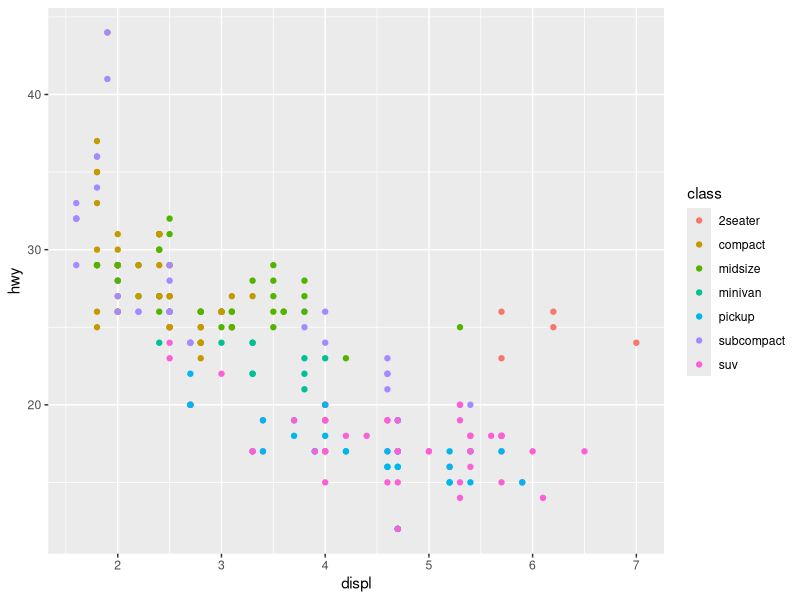
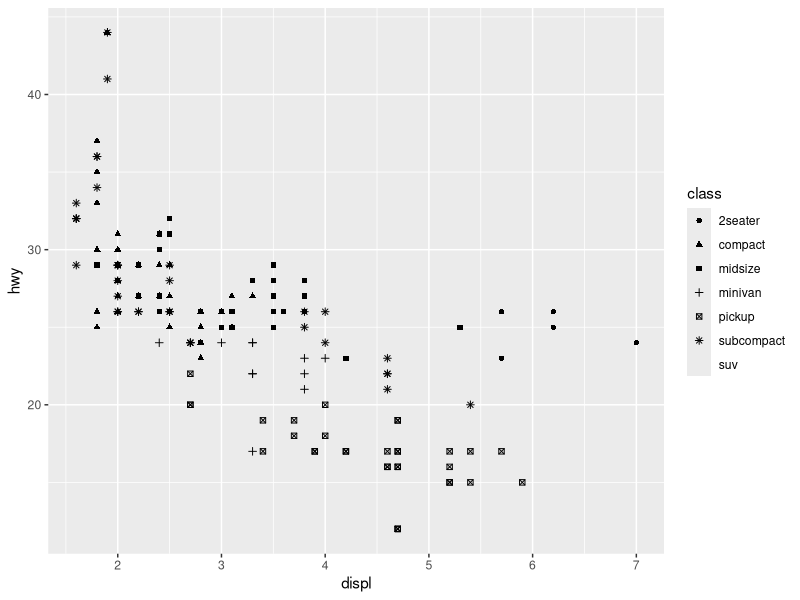
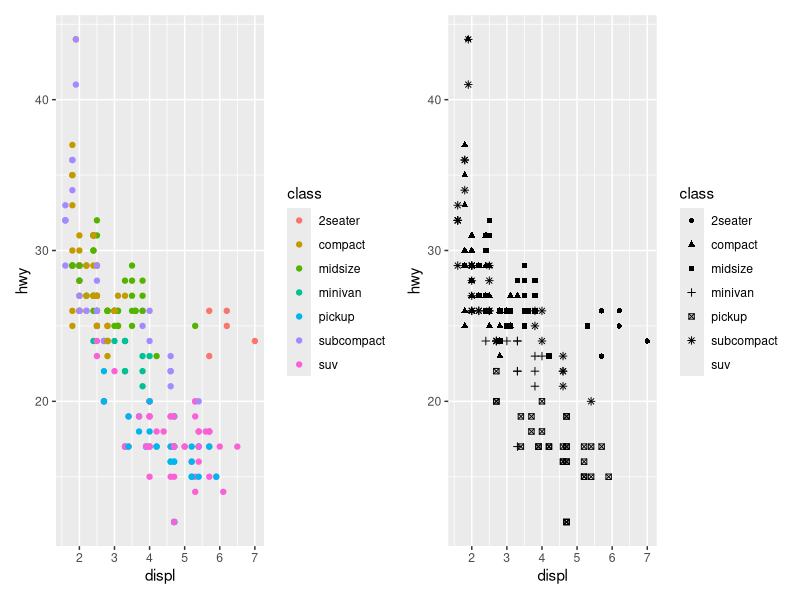
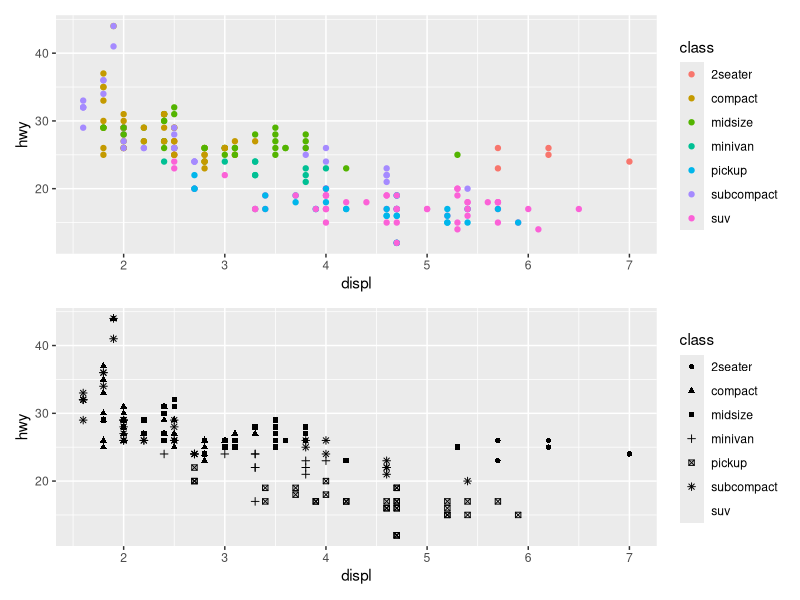
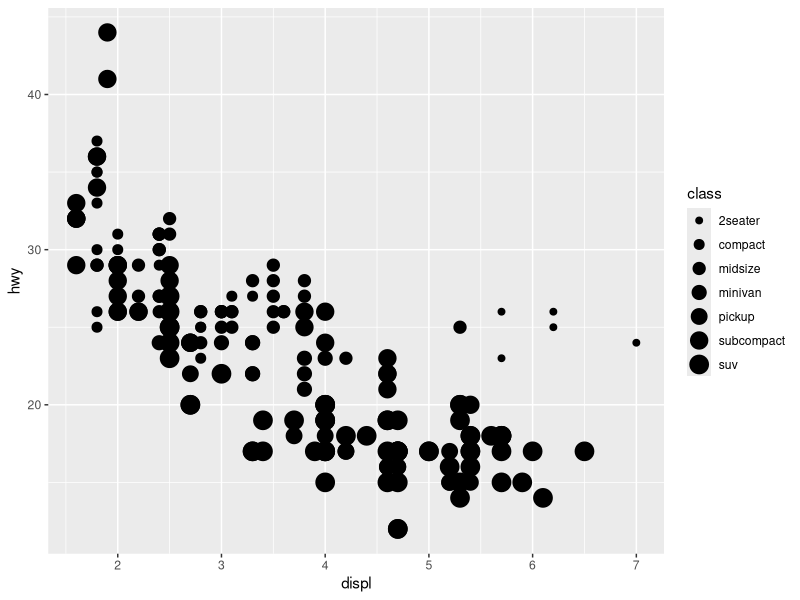
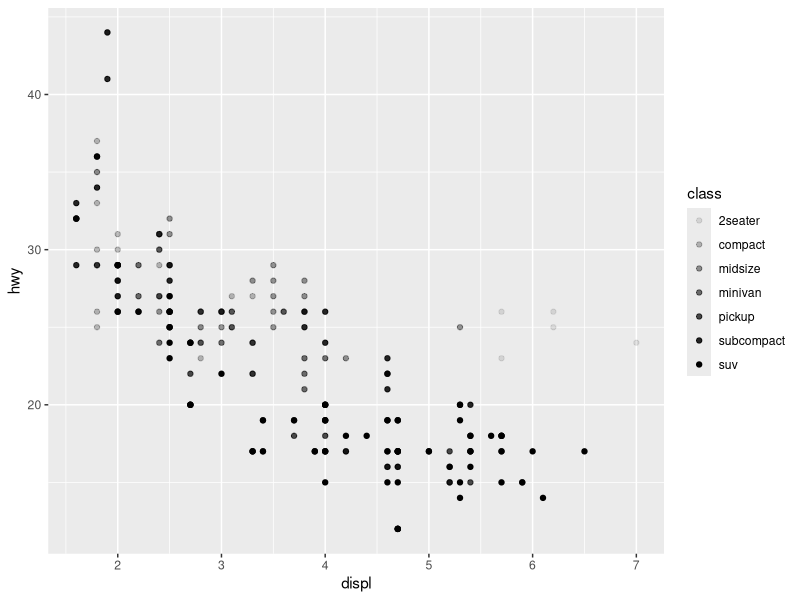
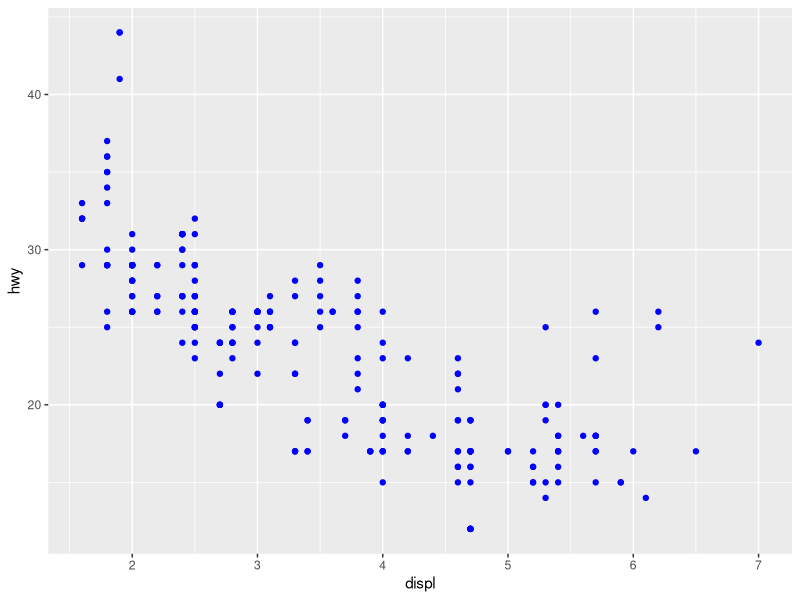
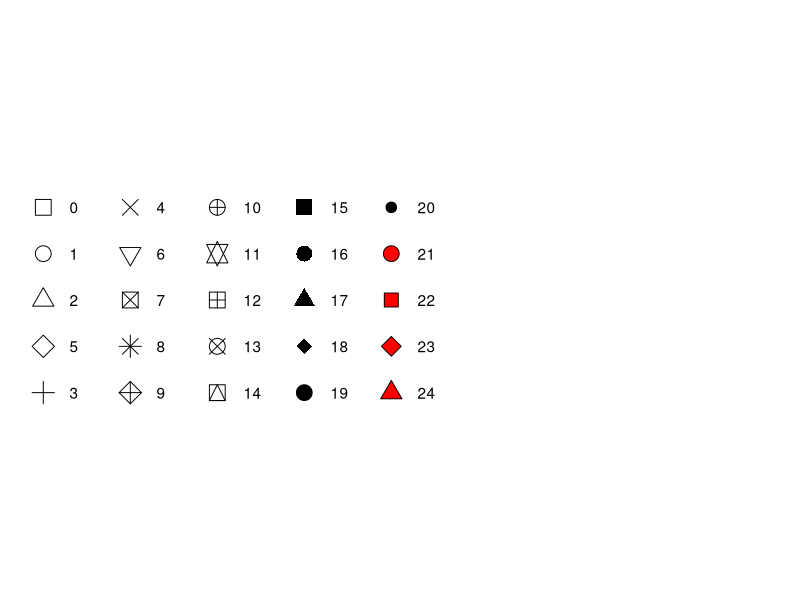

These charts were generated, in order, by the following R code:
## ---- chunk 1
library(tidyverse)           # for ggplot2
library(patchwork)           # for combining plots
library(scales)              # for axis formatting
## ---- chunk 2
?mpg
names(mpg)
## ---- chunk 3
# Mapping class to color works well
ggplot(mpg, aes(x = displ, y = hwy, color = class)) +
  geom_point()
## ---- chunk 4
# Mapping class to shape produces warnings
ggplot(mpg, aes(x = displ, y = hwy, shape = class)) +
  geom_point()
## ---- chunk 5
# Save plots to variables
p1 <- ggplot(mpg, aes(x = displ, y = hwy, color = class)) +
  geom_point()

p2 <- ggplot(mpg, aes(x = displ, y = hwy, shape = class)) +
  geom_point()

# Combine side-by-side with +
p1 + p2
## ---- chunk 6
# Stack plots vertically
p1 / p2
## ---- chunk 7
# class mapped to size
ggplot(mpg, aes(x = displ, y = hwy, size = class)) +
  geom_point() 
## ---- chunk 8
# class mapped to alpha
ggplot(mpg, aes(x = displ, y = hwy, alpha = class)) +
  geom_point() 
## ---- chunk 9
ggplot(mpg, aes(x = displ, y = hwy)) + 
  geom_point(color = "blue") 
## ---- chunk 10
shapes <- tibble(
  shape = c(0, 1, 2, 5, 3, 4, 6:19, 20, 21, 22, 23, 24),
  x = (0:24 %/% 5) / 2,
  y = (-(0:24 %% 5)) / 4
)
ggplot(shapes, aes(x, y)) + 
  geom_point(aes(shape = shape), size = 5, fill = "red") +
  geom_text(aes(label = shape), hjust = 0, nudge_x = 0.15) +
  scale_shape_identity() +
  expand_limits(x = 4.1) +
  scale_x_continuous(NULL, breaks = NULL) + 
  scale_y_continuous(NULL, breaks = NULL, limits = c(-1.2, 0.2)) + 
  theme_minimal() +
  theme(aspect.ratio = 1/2.75)
## ---- chunk 11
# color varies by class (class is a column in mpg)
ggplot(mpg, aes(x = displ, y = hwy, color = class)) +
  geom_point()
## ---- chunk 12
# all points are pink
ggplot(mpg, aes(x = displ, y = hwy)) +
  geom_point(color = "pink", size = 3)
## ---- chunk 13
ggplot(mpg, aes(x = hwy, y = displ)) +
  geom_point(color = "pink", shape = 24, size = 3, fill = "pink")
## ---- chunk 14
ggplot(mpg) + 
  geom_point(aes(x = displ, y = hwy, color = "blue"))
## ---- chunk 15
# Correct: color is a constant, so it goes outside aes()
ggplot(mpg) + 
  geom_point(aes(x = displ, y = hwy), color = "blue")
## ---- chunk 16
# Correct: class is from data, so it goes inside aes()
ggplot(mpg, aes(x = displ, y = hwy)) +
  geom_point(aes(color = class), size = 3)
## ---- chunk 17
# Stroke controls the width of the edge/border for the shapes (21-25)
# that have a fill aesthetic.
 
ggplot(mpg) + 
  geom_point(
    aes(x = displ, y = hwy),
    shape = 24,
    fill = "purple",
    color = "red",
    stroke = 2,
    size = 8
  )
## ---- chunk 18
ggplot(mpg) + geom_point(aes(x = displ, y = hwy))
## ---- chunk 19
# It creates a logical variable with values `TRUE` and `FALSE` 
# for cars with displacement values below and above 5. 

# Notice color is inside aes() because we're creating a variable
# from the data (the result of displ < 5).

ggplot(mpg) + 
  geom_point(aes(x = displ, y = hwy, color = displ < 5)) 
## ---- chunk 20
# Scatterplot
ggplot(mpg, aes(x = displ, y = hwy)) +  
  geom_point() 
## ---- chunk 21
# Smooth line
ggplot(mpg, aes(x = displ, y = hwy)) + 
  geom_smooth()
## ---- chunk 22
# Shape doesn't work with geom_smooth - no legend appears
ggplot(mpg, aes(x = displ, y = hwy, shape = drv)) + 
  geom_smooth()
## ---- chunk 23
# Linetype DOES work with geom_smooth
ggplot(mpg, aes(x = displ, y = hwy, linetype = drv)) + 
  geom_smooth()
## ---- chunk 24
ggplot(mpg, aes(x = displ, y = hwy, color = drv)) +
  geom_point() + 
  geom_smooth(aes(linetype = drv))
## ---- chunk 25
ggplot(mpg, aes(x = displ, y = hwy)) +
  geom_point() +
  geom_point(
    data = mpg |> filter(class == '2seater'),
    color = "red",
    size = 3
  )
## ---- chunk 26
# Histogram shows distribution
ggplot(mpg, aes(x = hwy)) + 
  geom_histogram(binwidth = 2)
## ---- chunk 27
# Density plot shows smooth distribution
ggplot(mpg, aes(x = hwy)) + 
  geom_density()
## ---- chunk 28
# Boxplot shows summary statistics and outliers
ggplot(mpg, aes(x = hwy)) + 
  geom_boxplot()
## ---- chunk 29
ggplot(mpg, aes(x = displ, y = hwy)) +
  geom_smooth(aes(color = drv), show.legend = FALSE)
## ---- chunk 30
ggplot(mpg, aes(x = displ, y = hwy)) +
  geom_smooth(aes(color = drv))
## ---- chunk 31
ggplot(mpg, aes(x = displ, y = hwy)) +
  geom_smooth(se = FALSE)
## ---- chunk 32
ggplot(mpg, aes(x = displ, y = hwy)) +
  geom_point() +
  geom_smooth()

ggplot() +
  geom_point(data = mpg, mapping = aes(x = displ, y = hwy)) +
  geom_smooth(data = mpg, mapping = aes(x = displ, y = hwy))
## ---- chunk 33
ggplot(mpg, aes(x = displ, y = hwy)) +
  geom_point() +
  facet_wrap(~ class, nrow = 2)
## ---- chunk 34
ggplot(mpg, aes(x = displ, y = hwy)) +
  geom_point() +
  facet_grid(drv ~ cyl)
## ---- chunk 35
ggplot(mpg, aes(x = displ, y = hwy)) +
  geom_point() +
  facet_grid(drv ~ cyl, scales = "free_y")
## ---- chunk 36
ggplot(mpg, aes(x = drv, y = cyl)) + 
  geom_point()
## ---- chunk 37
ggplot(mpg, aes(x = drv, y = cyl)) + 
  geom_point() +
  facet_wrap(~ hwy)
## ---- chunk 38
ggplot(mpg, aes(x = drv, y = cyl)) + 
  geom_point()
## ---- chunk 39
ggplot(mpg, aes(x = drv, y = cyl)) + 
  geom_point() +
  facet_grid(drv ~ cyl)
## ---- chunk 40
ggplot(mpg, aes(x = displ, y = hwy)) +
  geom_point() +
  facet_grid(drv ~ .)

ggplot(mpg, aes(x = displ, y = hwy)) +
  geom_point() +
  facet_grid(. ~ cyl)
## ---- chunk 41
ggplot(mpg, aes(x = displ, y = hwy)) +
  geom_point() +
  facet_grid(drv ~ .)

ggplot(mpg, aes(x = displ, y = hwy)) +
  geom_point() +
  facet_grid(. ~ cyl)
## ---- chunk 42
ggplot(mpg, aes(x = displ, y = hwy)) +
  geom_point() +
  facet_wrap(~ class, nrow = 2)
## ---- chunk 43
# Faceting - easier to see within-class patterns
ggplot(mpg, aes(x = displ, y = hwy)) +
  geom_point() +
  facet_wrap(~ class, nrow = 2)

# Color - easier to compare across classes
ggplot(mpg, aes(x = displ, y = hwy, color = class)) +
  geom_point()
## ---- chunk 44
ggplot(diamonds, aes(x = cut)) + 
  geom_bar()
## ---- chunk 45
diamonds |>
  count(cut) |>
  ggplot(aes(x = cut, y = n)) +
  geom_bar(stat = "identity")
## ---- chunk 46
ggplot(diamonds, aes(x = cut, y = after_stat(prop), group = 1)) +
  geom_bar()
## ---- chunk 47
# geom_bar counts for you
ggplot(mpg, aes(x = class)) + 
  geom_bar()

# geom_col requires pre-counted data
mpg |>
  count(class) |>
  ggplot(aes(x = class, y = n)) +
  geom_col()
## ---- chunk 48
# Color only affects the outline
ggplot(mpg, aes(x = drv, color = drv)) + 
  geom_bar()
## ---- chunk 49
# Fill colors the inside of the bars
ggplot(mpg, aes(x = drv, fill = drv)) + 
  geom_bar()
## ---- chunk 50
ggplot(mpg, aes(x = drv, fill = class)) + 
  geom_bar()
## ---- chunk 51
# Fill makes all bars the same height (shows proportions)
ggplot(mpg, aes(x = drv, fill = class)) +
  geom_bar(position = "fill")
## ---- chunk 52
# Dodge places bars side-by-side
ggplot(mpg, aes(x = drv, fill = class)) +
  geom_bar(position = "dodge")
## ---- chunk 53
ggplot(mpg, aes(x = displ, y = hwy)) + 
  geom_point()
## ---- chunk 54
ggplot(mpg, aes(x = displ, y = hwy)) + 
  geom_point(position = "jitter")
## ---- chunk 55
ggplot(mpg, aes(x = cty, y = hwy)) +
  geom_point()
## ---- chunk 56
# Solution 1: Add jitter
ggplot(mpg, aes(x = cty, y = hwy)) +
  geom_jitter()

# Solution 2: Use position = "jitter"
ggplot(mpg, aes(x = cty, y = hwy)) +
  geom_point(position = "jitter")
## ---- chunk 57
ggplot(mpg, aes(x = displ, y = hwy)) +
  geom_point() 

ggplot(mpg, aes(x = displ, y = hwy)) +
  geom_point(position = "identity") 
## ---- chunk 58
ggplot(mpg, aes(x = displ, y = hwy)) +
  geom_point() 
## ---- chunk 59
# Default jitter
ggplot(mpg, aes(x = displ, y = hwy)) + 
  geom_jitter()

# Custom jitter amount
ggplot(mpg, aes(x = displ, y = hwy)) + 
  geom_jitter(width = 0.5, height = 0.5)
## ---- chunk 60
g <- ggplot(mpg, aes(x = displ, y = hwy))
## ---- chunk 61
# Jitter spreads points out
g + geom_jitter()
## ---- chunk 62
# Count sizes points by number of observations
g + geom_count()
## ---- chunk 63
# Default position (dodge2)
ggplot(mpg, aes(x = class, y = hwy, fill = drv)) +
  geom_boxplot()

# Explicitly setting position to dodge2 (same result)
ggplot(mpg, aes(x = class, y = hwy, fill = drv)) +
  geom_boxplot(position = "dodge2")
